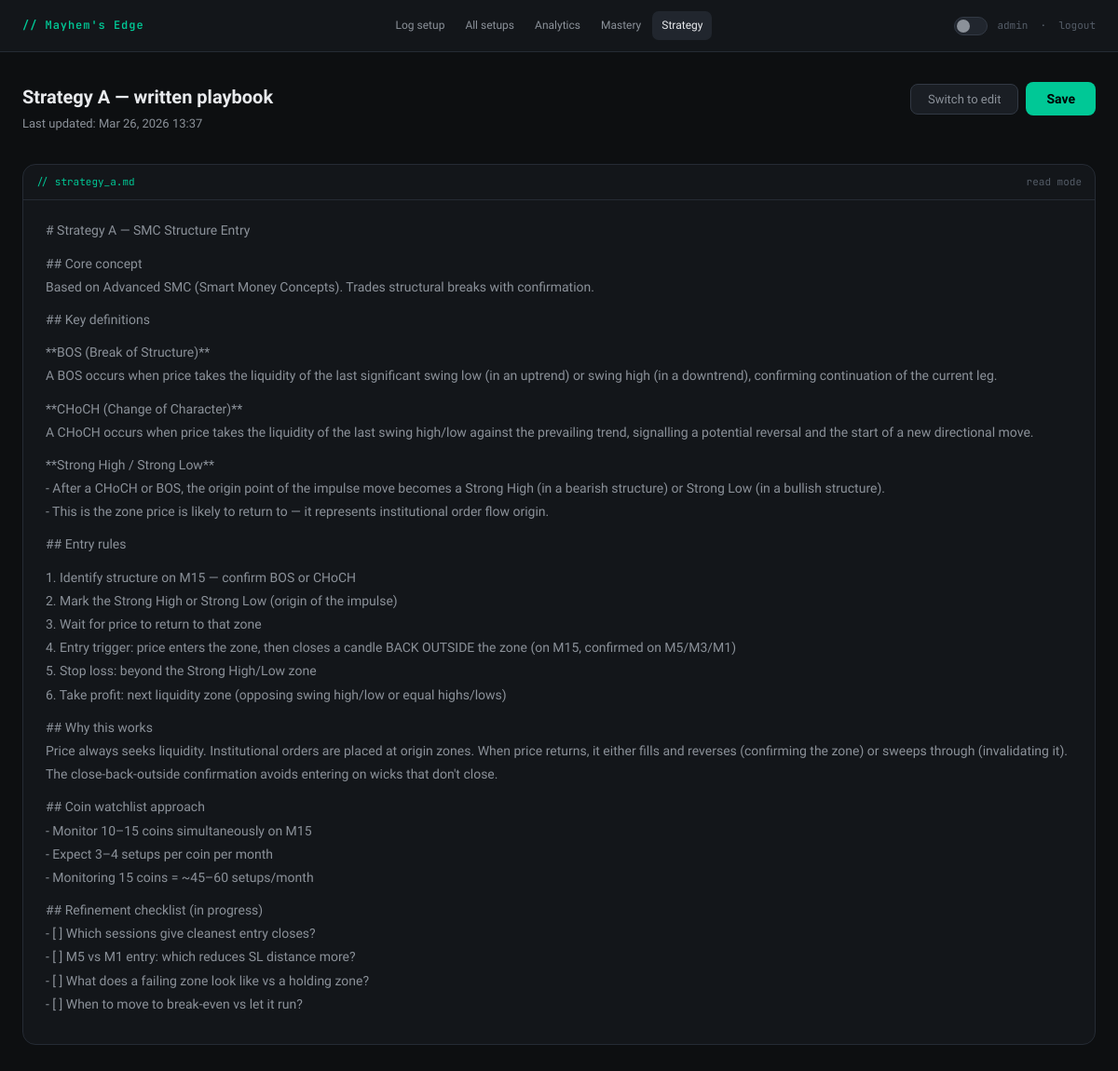
The page /strategy/ (signed in) on the database its author committed.
### journal/models.py (models this page shows, shortened)
class StrategyNote(models.Model):
    user = models.OneToOneField(User, on_delete=models.CASCADE, related_name='strategy_note')
    content = models.TextField(blank=True)
    updated_at = models.DateTimeField(auto_now=True)

### journal/views.py (the view)
# urls.py: path('strategy/', views.strategy_page, name='strategy_page'),
@login_required
def strategy_page(request):
    note, _ = StrategyNote.objects.get_or_create(user=request.user, defaults={'content': DEFAULT_STRATEGY})
    if request.method == 'POST':
        form = StrategyNoteForm(request.POST, instance=note)
        if form.is_valid():
            form.save()
            messages.success(request, 'Strategy saved.')
            return redirect('strategy_page')
    else:
        form = StrategyNoteForm(instance=note)
    return render(request, 'journal/strategy.html', {'form': form, 'note': note})

### journal/templates/journal/strategy.html (shortened to what this page needs)
{% extends 'journal/base.html' %}
{% block content %}
<div class="page-header">
  <div>
    <div class="page-title">Strategy A — written playbook</div>
    <div class="page-sub">Last updated: {{ note.updated_at|date:"M j, Y H:i" }}</div>
  </div>
  <div style="display:flex;gap:8px;align-items:center">
    <button class="btn-secondary" id="toggle-mode-btn" onclick="toggleMode()">Switch to edit</button>
    <button type="submit" form="strategy-form" class="btn-primary">Save</button>
  </div>
</div>
<div id="read-mode">
  <div class="strategy-editor">
    <div class="strategy-toolbar">
      <span style="color:var(--green);font-family:var(--mono)">// strategy_a.md</span>
      <span>read mode</span>
    </div>
    <div class="strategy-rendered" id="rendered-content">
      {{ note.content|linebreaks }}
    </div>
  </div>
</div>
{% endblock %}

### journal/templates/journal/base.html (shortened to what this page needs)
{% load static %}
<!DOCTYPE html>
<html lang="en" data-theme="dark">
<head>
<link rel="stylesheet" href="{% static 'journal/css/style.css' %}">
</head>
<body>
{% if user.is_authenticated %}
<nav class="nav">
  <span class="nav-brand">// Mayhem's Edge</span>
  <div class="nav-links">
    <a href="{% url 'dashboard' %}"    {% if request.resolver_match.url_name == 'dashboard'     %}class="active"{% endif %}>Log setup</a>
    <a href="{% url 'setup_list' %}"   {% if request.resolver_match.url_name == 'setup_list'    %}class="active"{% endif %}>All setups</a>
    <a href="{% url 'analytics' %}"    {% if request.resolver_match.url_name == 'analytics'     %}class="active"{% endif %}>Analytics</a>
    <a href="{% url 'mastery' %}"      {% if request.resolver_match.url_name == 'mastery'       %}class="active"{% endif %}>Mastery</a>
    <a href="{% url 'strategy_page' %}"{% if request.resolver_match.url_name == 'strategy_page' %}class="active"{% endif %}>Strategy</a>
  </div>
  <div class="nav-right">
    <button class="theme-toggle" id="theme-toggle" title="Toggle light/dark"></button>
    <span class="nav-user">{{ user.username }} &nbsp;·&nbsp; <a href="{% url 'logout' %}" style="color:var(--text3)">logout</a></span>
  </div>
</nav>
{% endif %}
<div class="container">
  {% block content %}{% endblock %}
</div>
</body>
</html>

### journal/static/journal/css/style.css (style rules this page uses)
*, *::before, *::after { box-sizing: border-box; margin: 0; padding: 0; }
:root { --sans: 'Sora', sans-serif; --mono: 'JetBrains Mono', monospace; --green: #00c896; --green-bg: rgba(0,200,150,.1); --green-border: rgba(0,200,150,.3); --red: #f04b5e; --red-bg: rgba(240,75,94,.1); --red-border: rgba(240,75,94,.3); --amber: #f5a623; --amber-bg: rgba(245,166,35,.1); --amber-border: rgba(245,166,35,.3); --blue: #4d9fff; --blue-bg: rgba(77,159,255,.1); --blue-border: rgba(77,159,255,.3); --radius: 10px; --radius-lg: 14px; }
[data-theme="dark"], :root { --bg: #0d0f11; --bg2: #13161a; --bg3: #1a1e24; --bg4: #21262e; --border: #252b34; --border2: #323944; --text: #e8eaed; --text2: #8b9199; --text3: #555d68; --shadow: rgba(0,0,0,.4); }
body { background: var(--bg); color: var(--text); font-family: var(--sans); font-size: 14px; line-height: 1.6; min-height: 100vh; transition: background .2s, color .2s; }
a { color: var(--blue); text-decoration: none; }
.nav { background: var(--bg2); border-bottom: 1px solid var(--border); padding: 0 1.5rem; display: flex; align-items: center; justify-content: space-between; height: 56px; position: sticky; top: 0; z-index: 100; gap: 12px; }
.nav-brand { font-family: var(--mono); font-size: 12px; font-weight: 600; color: var(--green); letter-spacing: .08em; white-space: nowrap; }
.nav-links { display: flex; gap: 2px; flex-wrap: wrap; }
.nav-links a { font-size: 12px; color: var(--text2); padding: 6px 10px; border-radius: 7px; transition: background .15s, color .15s; white-space: nowrap; }
.nav-links a:hover, .nav-links a.active { background: var(--bg4); color: var(--text); opacity: 1; }
.nav-right { display: flex; align-items: center; gap: 10px; }
.nav-user { font-size: 11px; color: var(--text3); font-family: var(--mono); white-space: nowrap; }
.theme-toggle { width: 36px; height: 20px; background: var(--bg4); border: 1px solid var(--border2); border-radius: 99px; cursor: pointer; position: relative; flex-shrink: 0; transition: background .2s; }
.theme-toggle::after { content: ''; position: absolute; top: 2px; left: 2px; width: 14px; height: 14px; border-radius: 50%; background: var(--text2); transition: transform .2s, background .2s; }
.container { max-width: 1200px; margin: 0 auto; padding: 2rem 1.5rem; }
.page-header { margin-bottom: 2rem; display: flex; justify-content: space-between; align-items: flex-start; flex-wrap: wrap; gap: 12px; }
.page-title { font-size: 20px; font-weight: 600; }
.page-sub { font-size: 13px; color: var(--text2); margin-top: 3px; }
.btn-primary { background: var(--green); color: #000; border: none; border-radius: 8px; padding: 10px 22px; font-size: 14px; font-weight: 600; font-family: var(--sans); cursor: pointer; transition: opacity .15s; display: inline-block; }
.btn-secondary { background: var(--bg3); color: var(--text2); border: 1px solid var(--border2); border-radius: 8px; padding: 8px 18px; font-size: 13px; font-family: var(--sans); cursor: pointer; transition: all .15s; text-decoration: none; display: inline-block; }
.strategy-editor { background: var(--bg2); border: 1px solid var(--border); border-radius: var(--radius-lg); overflow: hidden; }
.strategy-toolbar { padding: 10px 14px; border-bottom: 1px solid var(--border); font-size: 11px; font-family: var(--mono); color: var(--text3); display: flex; align-items: center; justify-content: space-between; }
.strategy-rendered { padding: 20px 24px; font-size: 14px; line-height: 1.8; color: var(--text); }
.strategy-rendered p { margin-bottom: 10px; color: var(--text2); }

### rows shown on the page
StrategyNote: updated_at "Mar 26, 2026 13:37", content "# Strategy A — SMC Structure Entry ## Core concept Based on Advanced SMC (Smart Money Concepts). Trades structural breaks with confirmation. ## Key definitions **BOS (Break of Structure)** A BOS occurs when price takes the liquidity of the last significant swing low (in an uptrend) or swing high (in a downtrend), confirming continuation of the current leg. **CHoCH (Change of Character)** A CHoCH occurs when price takes the liquidity of the last swing high/low against the prevailing trend, signalling a potential reversal and the start of a new directional move. **Strong High / Strong Low** - After a CHoCH or BOS, the origin point of the impulse move becomes a Strong High (in a bearish…"

### other values the page prints
{{ user.username }} "admin"
